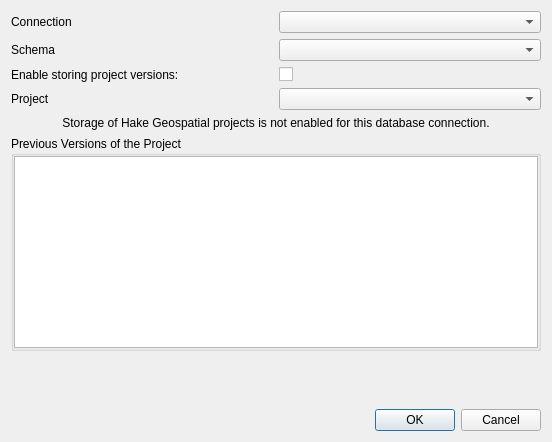
<?xml version="1.0" encoding="UTF-8"?>
<ui version="4.0">
 <class>QgsPostgresProjectStorageDialog</class>
 <widget class="QDialog" name="QgsPostgresProjectStorageDialog">
  <property name="geometry">
   <rect>
    <x>0</x>
    <y>0</y>
    <width>552</width>
    <height>442</height>
   </rect>
  </property>
  <layout class="QVBoxLayout" name="verticalLayout">
   <item>
    <layout class="QGridLayout" name="gridLayout">
     <item row="0" column="0">
      <widget class="QLabel" name="label">
       <property name="text">
        <string>Connection</string>
       </property>
      </widget>
     </item>
     <item row="3" column="0">
      <widget class="QLabel" name="label_3">
       <property name="text">
        <string>Project</string>
       </property>
      </widget>
     </item>
     <item row="1" column="1">
      <widget class="QComboBox" name="mCboSchema"/>
     </item>
     <item row="1" column="0">
      <widget class="QLabel" name="label_2">
       <property name="text">
        <string>Schema</string>
       </property>
      </widget>
     </item>
     <item row="0" column="1">
      <widget class="QComboBox" name="mCboConnection"/>
     </item>
     <item row="3" column="1">
      <widget class="QComboBox" name="mCboProject"/>
     </item>
     <item row="2" column="0">
      <widget class="QLabel" name="mLabelProjectVersions">
       <property name="text">
        <string>Enable storing project versions:</string>
       </property>
      </widget>
     </item>
     <item row="2" column="1">
      <widget class="QCheckBox" name="mEnableProjectVersions">
       <property name="text">
        <string/>
       </property>
      </widget>
     </item>
    </layout>
   </item>
   <item>
    <widget class="QLabel" name="mLblProjectsNotAllowed">
     <property name="text">
      <string>Storage of Hake Geospatial projects is not enabled for this database connection.</string>
     </property>
     <property name="alignment">
      <set>Qt::AlignmentFlag::AlignCenter</set>
     </property>
     <property name="wordWrap">
      <bool>true</bool>
     </property>
    </widget>
   </item>
   <item>
    <widget class="QgsScrollArea" name="scrollArea">
     <property name="frameShape">
      <enum>QFrame::Shape::NoFrame</enum>
     </property>
     <property name="widgetResizable">
      <bool>true</bool>
     </property>
     <widget class="QWidget" name="scrollAreaWidgetContents">
      <property name="geometry">
       <rect>
        <x>0</x>
        <y>0</y>
        <width>534</width>
        <height>252</height>
       </rect>
      </property>
      <layout class="QVBoxLayout" name="verticalLayout_3">
       <property name="leftMargin">
        <number>0</number>
       </property>
       <property name="topMargin">
        <number>0</number>
       </property>
       <property name="rightMargin">
        <number>0</number>
       </property>
       <property name="bottomMargin">
        <number>0</number>
       </property>
       <item>
        <widget class="QgsCollapsibleGroupBox" name="mGroupBoxVersions">
         <property name="title">
          <string>Previous Versions of the Project</string>
         </property>
         <property name="flat">
          <bool>false</bool>
         </property>
         <property name="checkable">
          <bool>false</bool>
         </property>
         <layout class="QVBoxLayout" name="verticalLayout_2">
          <property name="leftMargin">
           <number>0</number>
          </property>
          <property name="topMargin">
           <number>0</number>
          </property>
          <property name="rightMargin">
           <number>0</number>
          </property>
          <property name="bottomMargin">
           <number>0</number>
          </property>
          <item>
           <widget class="QTreeView" name="mVersionsTreeView"/>
          </item>
         </layout>
        </widget>
       </item>
       <item>
        <spacer name="verticalSpacer">
         <property name="orientation">
          <enum>Qt::Orientation::Vertical</enum>
         </property>
         <property name="sizeHint" stdset="0">
          <size>
           <width>20</width>
           <height>40</height>
          </size>
         </property>
        </spacer>
       </item>
      </layout>
     </widget>
    </widget>
   </item>
   <item>
    <widget class="QDialogButtonBox" name="buttonBox">
     <property name="orientation">
      <enum>Qt::Orientation::Horizontal</enum>
     </property>
     <property name="standardButtons">
      <set>QDialogButtonBox::StandardButton::Cancel|QDialogButtonBox::StandardButton::Ok</set>
     </property>
    </widget>
   </item>
  </layout>
 </widget>
 <customwidgets>
  <customwidget>
   <class>QgsCollapsibleGroupBox</class>
   <extends>QGroupBox</extends>
   <header location="global">qgscollapsiblegroupbox.h</header>
   <container>1</container>
  </customwidget>
  <customwidget>
   <class>QgsScrollArea</class>
   <extends>QScrollArea</extends>
   <header location="global">qgsscrollarea.h</header>
   <container>1</container>
  </customwidget>
 </customwidgets>
 <resources/>
 <connections>
  <connection>
   <sender>buttonBox</sender>
   <signal>rejected()</signal>
   <receiver>QgsPostgresProjectStorageDialog</receiver>
   <slot>reject()</slot>
   <hints>
    <hint type="sourcelabel">
     <x>316</x>
     <y>260</y>
    </hint>
    <hint type="destinationlabel">
     <x>286</x>
     <y>274</y>
    </hint>
   </hints>
  </connection>
 </connections>
</ui>
